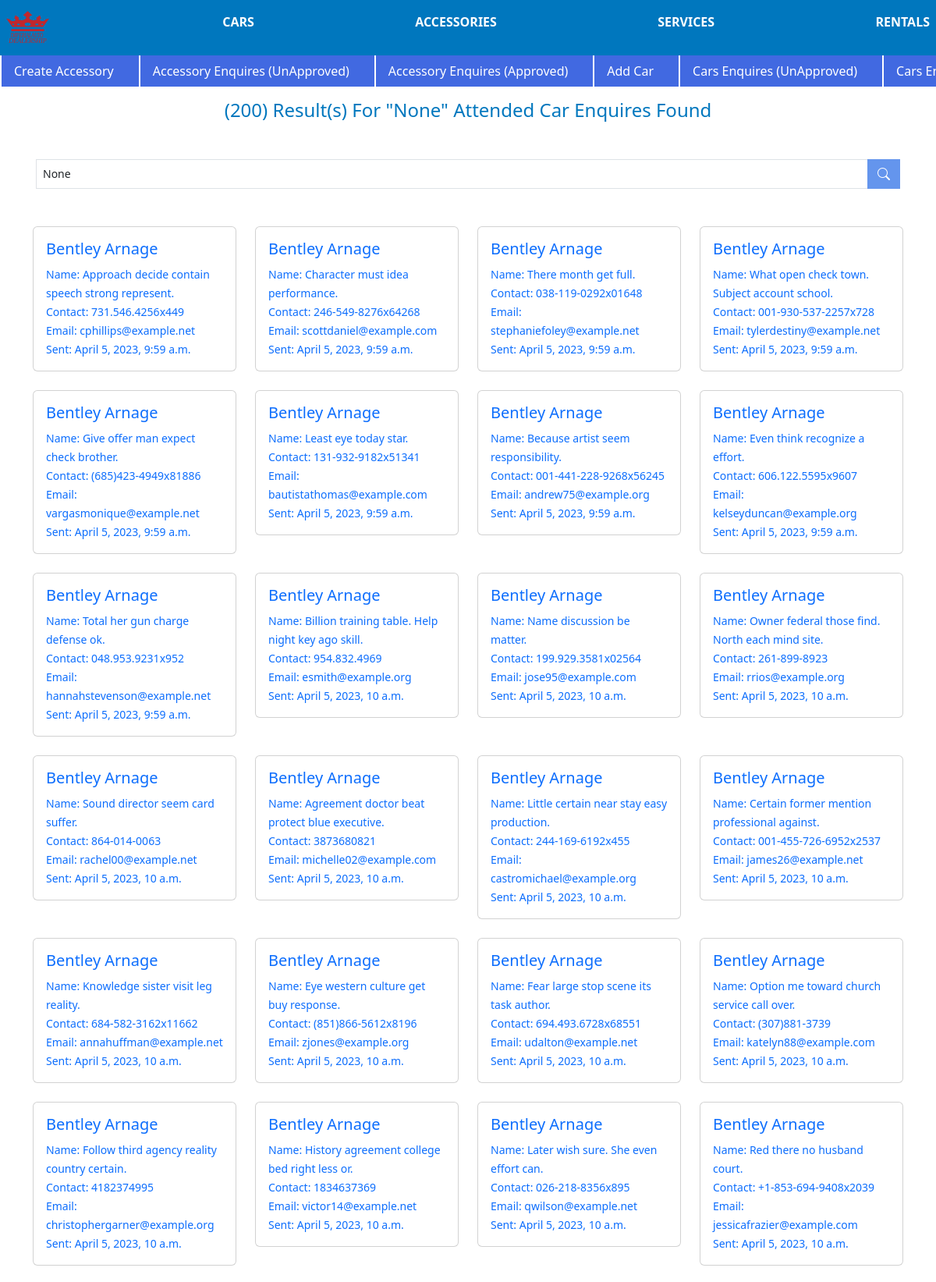
/search-car-enquiry-attended-to/ (signed in, upper part), run on the app's committed database.
### Cars/models.py (models this page shows, shortened)
class CarEnquiry(models.Model):
    car =  models.ForeignKey(Car, related_name='car_enquiry', on_delete=models.CASCADE)
    name = models.CharField(max_length=200)
    phone_regex = RegexValidator(
        regex=r'^\+?[0-9]{1,3}?\s?\-?[0-9]{1,15}$',
        message="Phone number must be entered in the format: '+999 999999999'. Up to 15 digits allowed."
    )
    contact_no = models.CharField(validators=[phone_regex], max_length=17, null=True, blank=True)
    message = models.TextField()
    slug = models.SlugField(blank=True, null=True, editable=False)
    attended_to = models.BooleanField(default=False)
    created = models.DateTimeField(auto_now_add=True)
    email = models.EmailField()
    class Meta:
        verbose_name_plural = "Car Enquires"

class Car(models.Model):
    main_image = models.ImageField(upload_to=car_path)
    description =  models.TextField()
    title =  models.CharField(max_length = 150)
    condition = models.CharField(max_length = 150, choices=Condition)
    makes_and_model = models.CharField(max_length = 150, choices=CarModelsAndMakes)
    mileage = models.PositiveIntegerField()
    location = models.CharField(max_length = 30)
    steering = models.CharField(max_length = 100, choices=Steering)
    color = models.CharField(max_length = 100)
    transmission = models.CharField(max_length = 100, choices=Transmissions)
    fuel = models.CharField(max_length = 100, choices=Fuels)
    interior_color = models.CharField(max_length = 100)
    year_manufactured = YearField()
    registered = models.BooleanField(default=False)
    duty_paid = models.BooleanField(default=False)
    price =  models.DecimalField(decimal_places=2, max_digits=10)
    accessories = models.TextField()
    phone_regex = RegexValidator(
        regex=r'^\+?[0-9]{1,3}?\s?\-?[0-9]{1,15}$',
        message="Phone number must be entered in the format: '+999 999999999'. Up to 15 digits allowed."
    )
    contact_no = models.CharField(validators=[phone_regex], max_length=17, null=True, blank=True)
    region = models.CharField(max_length=100, choices=Regions)
    slug = models.SlugField(blank=True, null=True, editable=False)
    created = models.DateTimeField(auto_now_add=True)
    user = models.ForeignKey(User, on_delete=models.CASCADE)

### Cars/views.py (the view, shortened to what this page needs)
class CarAttendedToEnquirySearch(UserPassesTestMixin, LoginRequiredMixin, ListView):
    model =  CarEnquiry
    context_object_name = 'car_enquiry'
    template_name = 'car/car_enquiry/search_car_enquiry_attended_to.html'
    paginate_by = 50
    def get_queryset(self):
        queryset = super().get_queryset()
        query = self.request.GET.get('q')
        return queryset
    def get_context_data(self, **kwargs):
        context = super().get_context_data(**kwargs)
        context['count'] = self.get_queryset().count()
        context['query'] =self.request.GET.get('q')
        return context
    def test_func(self):
        user = self.request.user
        if user.is_staff or user.is_superuser:
            return True
        messages.warning(self.request, 'Not Authorized Permission Denied')
        return False

### templates/car/car_enquiry/search_car_enquiry_attended_to.html (shortened to what this page needs)
{% extends 'layout/index.html' %} {% block content %}
<h4 class="my-3 text-center nice-blue">({{count}}) Result(s) For "{{query}}" Attended Car Enquires Found </h4>
<nav class="container mt-5 d-flex justify-content-center">
    <form action={% url 'search-car-enquiry-attended-to' %} method='GET' class="d-flex justify-content-center search input-group  w-100 mx-1">
        <input class="form-control form-control-sm " type="search" name="q" placeholder="Search Attended Enquires" aria-label="Search" style="border-radius:0px" value={{query}}>
        <button style="border-radius:0px" class="btn   navbar-bgc1 text-white search" type="submit"><i class="bi bi-search" ></i></button>
        <br>
    </form>
</nav>
<div class="container mt-5">
    <div class="row">
        {% for enquiry in car_enquiry %}
        <div class="col-lg-3 col-md-6 col-sm-12">
            <a class='link' href="{% url 'detail-car-enquiry' enquiry.slug enquiry.id %}">
                <div class="col-md-4 w-100">
                    <div class="card mb-4 ">
                        <div class="card-body">
                            <h5 class="card-title">{{enquiry.car.makes_and_model|capfirst}}</h5>
                            <small class="card-text">Name: {{enquiry.name}}</small> <br>
                            <small class="card-text">Contact: {{enquiry.contact_no}}</small> <br>
                            <small class="card-text">Email: {{enquiry.email}}</small> <br>
                            <small class="card-text">Sent: {{enquiry.created}}</small> <br>
                        </div>
                    </div>
                </div>
            </a>
        </div>
        {% endfor %}
    </div>
</div>
{% endblock %}

### data on the page
CarEnquiry: car.makes_and_model "Bentley Arnage", name "Approach decide contain speech strong represent.", contact_no "731.546.4256x449", email "cphillips@example.net", created "April 5, 2023, 9:59 a.m."
CarEnquiry: car.makes_and_model "Bentley Arnage", name "Character must idea performance.", contact_no "246-549-8276x64268", email "scottdaniel@example.com", created "April 5, 2023, 9:59 a.m."
CarEnquiry: car.makes_and_model "Bentley Arnage", name "There month get full.", contact_no "038-119-0292x01648", email "stephaniefoley@example.net", created "April 5, 2023, 9:59 a.m."
CarEnquiry: car.makes_and_model "Bentley Arnage", name "What open check town. Subject account school.", contact_no "001-930-537-2257x728", email "tylerdestiny@example.net", created "April 5, 2023, 9:59 a.m."
CarEnquiry: car.makes_and_model "Bentley Arnage", name "Give offer man expect check brother.", contact_no "(685)423-4949x81886", email "vargasmonique@example.net", created "April 5, 2023, 9:59 a.m."
CarEnquiry: car.makes_and_model "Bentley Arnage", name "Least eye today star.", contact_no "131-932-9182x51341", email "bautistathomas@example.com", created "April 5, 2023, 9:59 a.m."
CarEnquiry: car.makes_and_model "Bentley Arnage", name "Because artist seem responsibility.", contact_no "001-441-228-9268x56245", email "andrew75@example.org", created "April 5, 2023, 9:59 a.m."
CarEnquiry: car.makes_and_model "Bentley Arnage", name "Even think recognize a effort.", contact_no "606.122.5595x9607", email "kelseyduncan@example.org", created "April 5, 2023, 9:59 a.m."
CarEnquiry: car.makes_and_model "Bentley Arnage", name "Total her gun charge defense ok.", contact_no "048.953.9231x952", email "hannahstevenson@example.net", created "April 5, 2023, 9:59 a.m."
CarEnquiry: car.makes_and_model "Bentley Arnage", name "Billion training table. Help night key ago skill.", contact_no "954.832.4969", email "esmith@example.org", created "April 5, 2023, 10 a.m."
CarEnquiry: car.makes_and_model "Bentley Arnage", name "Name discussion be matter.", contact_no "199.929.3581x02564", email "jose95@example.com", created "April 5, 2023, 10 a.m."
CarEnquiry: car.makes_and_model "Bentley Arnage", name "Owner federal those find. North each mind site.", contact_no "261-899-8923", email "rrios@example.org", created "April 5, 2023, 10 a.m."
CarEnquiry: car.makes_and_model "Bentley Arnage", name "Sound director seem card suffer.", contact_no "864-014-0063", email "rachel00@example.net", created "April 5, 2023, 10 a.m."
CarEnquiry: car.makes_and_model "Bentley Arnage", name "Agreement doctor beat protect blue executive.", contact_no "3873680821", email "michelle02@example.com", created "April 5, 2023, 10 a.m."
CarEnquiry: car.makes_and_model "Bentley Arnage", name "Little certain near stay easy production.", contact_no "244-169-6192x455", email "castromichael@example.org", created "April 5, 2023, 10 a.m."
CarEnquiry: car.makes_and_model "Bentley Arnage", name "Certain former mention professional against.", contact_no "001-455-726-6952x2537", email "james26@example.net", created "April 5, 2023, 10 a.m."
CarEnquiry: car.makes_and_model "Bentley Arnage", name "Knowledge sister visit leg reality.", contact_no "684-582-3162x11662", email "annahuffman@example.net", created "April 5, 2023, 10 a.m."
CarEnquiry: car.makes_and_model "Bentley Arnage", name "Eye western culture get buy response.", contact_no "(851)866-5612x8196", email "zjones@example.org", created "April 5, 2023, 10 a.m."
CarEnquiry: car.makes_and_model "Bentley Arnage", name "Fear large stop scene its task author.", contact_no "694.493.6728x68551", email "udalton@example.net", created "April 5, 2023, 10 a.m."
CarEnquiry: car.makes_and_model "Bentley Arnage", name "Option me toward church service call over.", contact_no "(307)881-3739", email "katelyn88@example.com", created "April 5, 2023, 10 a.m."
CarEnquiry: car.makes_and_model "Bentley Arnage", name "Follow third agency reality country certain.", contact_no "4182374995", email "christophergarner@example.org", created "April 5, 2023, 10 a.m."
CarEnquiry: car.makes_and_model "Bentley Arnage", name "History agreement college bed right less or.", contact_no "1834637369", email "victor14@example.net", created "April 5, 2023, 10 a.m."
CarEnquiry: car.makes_and_model "Bentley Arnage", name "Later wish sure. She even effort can.", contact_no "026-218-8356x895", email "qwilson@example.net", created "April 5, 2023, 10 a.m."
CarEnquiry: car.makes_and_model "Bentley Arnage", name "Red there no husband court.", contact_no "+1-853-694-9408x2039", email "jessicafrazier@example.com", created "April 5, 2023, 10 a.m."

### other printed values
{{ count }} "200"
{{ query }} "None"
